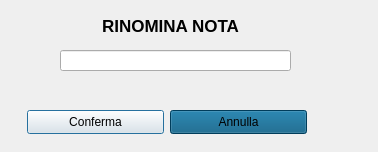
<?xml version="1.0" encoding="UTF-8"?>
<ui version="4.0">
 <class>RenameNoteDialog</class>
 <widget class="QDialog" name="RenameNoteDialog">
  <property name="geometry">
   <rect>
    <x>0</x>
    <y>0</y>
    <width>378</width>
    <height>152</height>
   </rect>
  </property>
  <property name="windowTitle">
   <string>Dialog</string>
  </property>
  <widget class="QLabel" name="label">
   <property name="geometry">
    <rect>
     <x>90</x>
     <y>10</y>
     <width>161</width>
     <height>31</height>
    </rect>
   </property>
   <property name="font">
    <font>
     <pointsize>13</pointsize>
     <bold>true</bold>
    </font>
   </property>
   <property name="text">
    <string>RINOMINA NOTA</string>
   </property>
   <property name="alignment">
    <set>Qt::AlignmentFlag::AlignCenter</set>
   </property>
  </widget>
  <widget class="QPushButton" name="confirm">
   <property name="geometry">
    <rect>
     <x>27</x>
     <y>110</y>
     <width>137</width>
     <height>24</height>
    </rect>
   </property>
   <property name="font">
    <font>
     <italic>false</italic>
     <bold>false</bold>
     <underline>false</underline>
    </font>
   </property>
   <property name="text">
    <string>Conferma</string>
   </property>
  </widget>
  <widget class="QPushButton" name="cancel">
   <property name="geometry">
    <rect>
     <x>170</x>
     <y>110</y>
     <width>137</width>
     <height>24</height>
    </rect>
   </property>
   <property name="font">
    <font>
     <bold>false</bold>
    </font>
   </property>
   <property name="styleSheet">
    <string notr="true">BACKGROUND-COLOR:rgb(0, 85, 127)</string>
   </property>
   <property name="text">
    <string>Annulla</string>
   </property>
  </widget>
  <widget class="QLineEdit" name="currentnotetext">
   <property name="geometry">
    <rect>
     <x>60</x>
     <y>50</y>
     <width>231</width>
     <height>21</height>
    </rect>
   </property>
  </widget>
  <widget class="QLabel" name="errorlabel">
   <property name="geometry">
    <rect>
     <x>38</x>
     <y>80</y>
     <width>271</width>
     <height>20</height>
    </rect>
   </property>
   <property name="font">
    <font>
     <pointsize>11</pointsize>
     <bold>false</bold>
    </font>
   </property>
   <property name="styleSheet">
    <string notr="true">color:rgb(255, 0, 0)
</string>
   </property>
   <property name="text">
    <string/>
   </property>
   <property name="alignment">
    <set>Qt::AlignmentFlag::AlignCenter</set>
   </property>
  </widget>
 </widget>
 <resources/>
 <connections/>
</ui>
